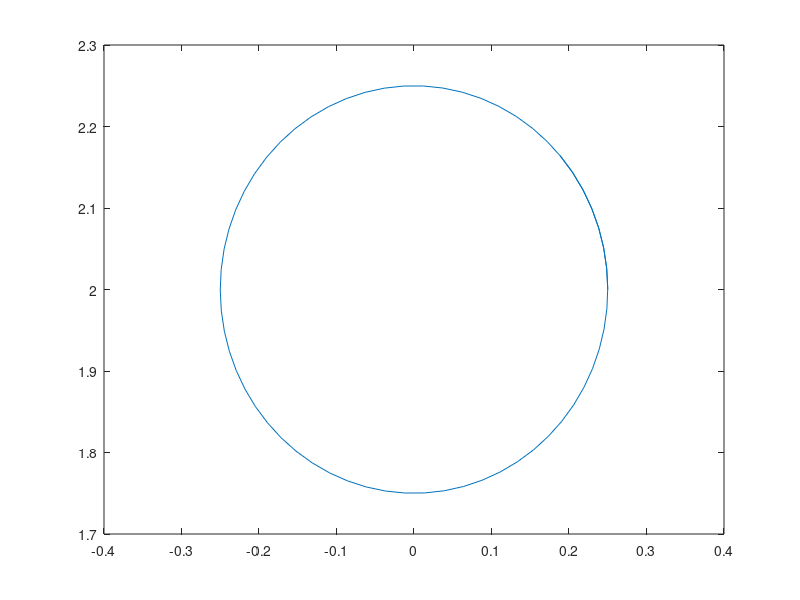

The MATLAB script that drew this image: (Note: this script raises an error after producing the figure.)
%% UKF_SimMeasTracks
%{

Produce a specialized track for the UKF image simulator that doesn't
approach the image generation boundry

%}

clear; clc; close all

% Smaller circle

tspan = linspace(0,7,70);

Circ = zeros(6,70);
for k=1:70

    traj = [0.25.*cos(tspan(k));
            -0.25.*sin(tspan(k));
            -0.25.*cos(tspan(k));
             0.25.*sin(tspan(k))+2;
             0.25.*cos(tspan(k));
             -0.25.*sin(tspan(k))];
    Circ(:,k) = traj;
end

figure()
plot(Circ(1,:),Circ(4,:))

figure()
tiledlayout(3,2)
nexttile
plot(tspan,Circ(1,:))
nexttile
plot(tspan,Circ(2,:))
nexttile
plot(tspan,Circ(3,:))
nexttile
plot(tspan,Circ(4,:))
nexttile
plot(tspan,Circ(5,:))
nexttile
plot(tspan,Circ(6,:))

save SimulatorCircleGT.mat Circ -mat

% Static

for k=1:50

    traj = [0; 0; 0; 2; 0; 0;];
    stat(:,k) = traj;
end

save Static.mat stat -mat

